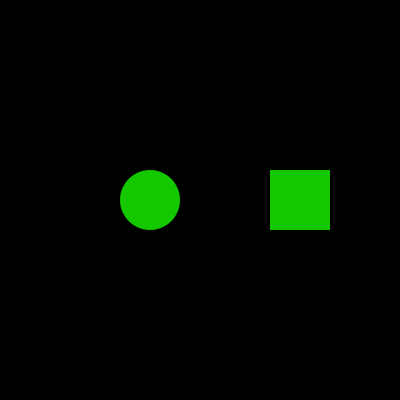
Frame 1 (no input)
Frame 60 (the mouse pressed at the canvas centre just before this capture): identical to frame 1, image omitted
Frame 120 (the mouse held since frame 60 and released just before this capture): identical to frame 1, image omitted

The Processing sketch that drew this single still picture (run headless with seeded random() and noise(); from frame 60 on, the mouse is pressed at the canvas centre):

// Processing sketch: processing_68939
// ── processing_68939.pde

/** 
Auteur: Hugo Lachance
Date: 07/09/2012
Projet: Programmer des boutons avec deux états et une animation

**/


int etatRond1 =0;
float rads=0;
float nbLigne1=0;
float nbLigne=0;
float incrementation1 = TWO_PI/60;

int etatRect =0;


void setup() {
  size(400, 400);
  smooth();
}

void mousePressed() {
  if (dist(mouseX, mouseY, 150, 200) < 30) {

    //SWITCH LES ETATS DU RONDS
    if (etatRond1 ==0) {
      etatRond1 =1;
    }
    else {
      etatRond1 =0;
    }
  }

  //SWITCH ETAT RECTANGLE
  if (mouseX > 300-30 && mouseX < 300+30 &&
    mouseY < 200+30 && mouseY > 200-30 ) {
    etatRect =1;   
    println(0);
  }
}

void mouseReleased() {
  etatRect =0;
}

void draw() {
  background(0);


  //DESSINE LIGNE RECT
  float curLigne=0;
  while (curLigne < nbLigne) {
    stroke(222, 199, 212);
    line(0, curLigne, 400, curLigne);


    curLigne +=15;
  } 

  //CHANGE ÉTAT DU RECT
  if (etatRect == 0) {
    fill(20, 200, 0);
    if (nbLigne >0)
      nbLigne -= 10;
  }
  else {
    fill(20, 200, 200);
    if (nbLigne < 400 )
      nbLigne += 10;
  }  
  rectMode(CENTER);
  noStroke();
  rect(300, 200, 60, 60);



  //CHANGE ÉTAT DU ROND
  if (etatRond1 == 0) {
    fill(20, 200, 0);
    if (nbLigne1 > 0)
      nbLigne1 -= 0.1;
  }
  else {
    fill(20, 200, 200);
    if (nbLigne1 < TWO_PI)
      nbLigne1 += 0.1;
  }
  //DESSINE LE ROND
  noStroke();
  ellipse(150, 200, 60, 60);


  //DESSINE LES RAYONS
  rads=0;
  while (rads < nbLigne1) {
    float pointX1, pointY1, pointX2, pointY2;

    stroke(200, 200, 140);
    strokeWeight(2);

    pointX1 = 150 + cos(rads) * 45;
    pointY1 = 200 + sin(rads) * 45;
    pointX2 = 150 + cos(rads) * 75;
    pointY2 = 200 + sin(rads) * 75;    
    line(pointX1, pointY1, pointX2, pointY2);
    rads += incrementation1;
  }
}
